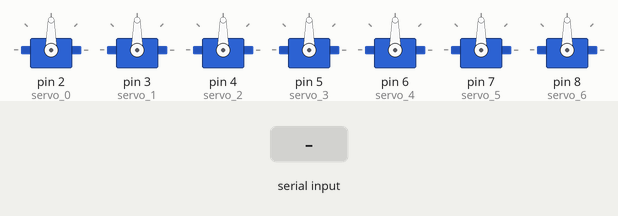
Simulated run of this sketch. Board: Arduino Uno, built with avr-gcc and run on an emulated ATmega328P. Shown: 7 × servo. The test bench sets the inputs (shaded band).

Above: at 1.2 s.
1.3 s: "Q" received over Serial
At 2.2 s:
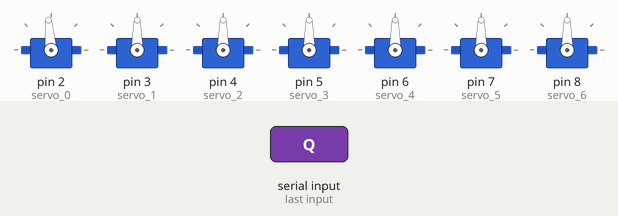
2.8 s: "Q" received over Serial
At 3.4 s:
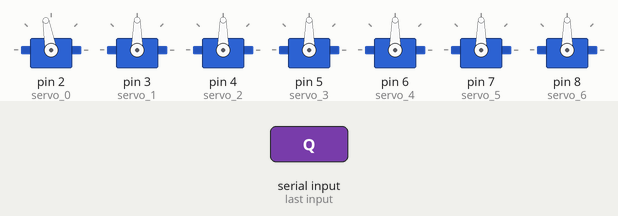
4.3 s: byte 89 ('Y') received over Serial
At 5.5 s:
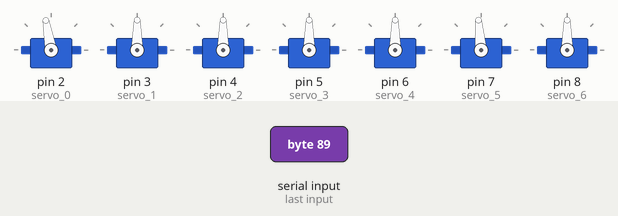
5.8 s: byte 89 ('Y') received over Serial
At 6.9 s:
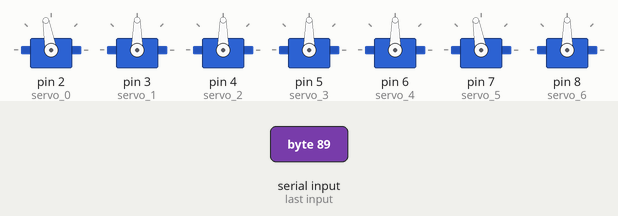
7.3 s: "A" received over Serial
At 8.0 s:
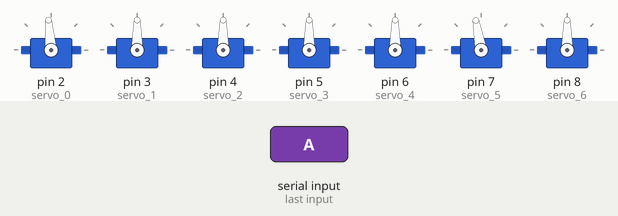
Timing chart, 0 to 9.8 s (numbered marks = the images above; inputs shaded):
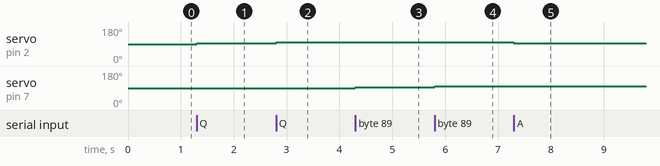

The sketch:

robotarm.ino
```cpp
#include <Servo.h>

Servo servo_0, servo_1, servo_2, servo_3, servo_4, servo_5, servo_6;
int pos[7] = {90, 90, 90, 90, 90, 90, 90};  // Başlangıç pozisyonları

void setup() {
  servo_0.attach(2);
  servo_1.attach(3);
  servo_2.attach(4);
  servo_3.attach(5);
  servo_4.attach(6);
  servo_5.attach(7);
  servo_6.attach(8);

  Serial.begin(9600);

  // Tüm servo motorları başlangıç pozisyonuna getir
  for (int i = 0; i < 7; i++) {
    moveServo(i);
  }
}

void loop() {
  if (Serial.available()) {
    char command = Serial.read();

    switch (command) {
      case 'Q': if (pos[0] < 180) pos[0] += 5; break;
      case 'A': if (pos[0] > 0) pos[0] -= 5; break;

      case 'W': if (pos[1] < 180) pos[1] += 5; break;
      case 'S': if (pos[1] > 0) pos[1] -= 5; break;

      case 'E': if (pos[2] < 180) pos[2] += 5; break;
      case 'D': if (pos[2] > 0) pos[2] -= 5; break;

      case 'R': if (pos[3] < 180) pos[3] += 5; break;
      case 'F': if (pos[3] > 0) pos[3] -= 5; break;

      case 'T': if (pos[4] < 180) pos[4] += 5; break;
      case 'G': if (pos[4] > 0) pos[4] -= 5; break;

      case 'Y': if (pos[5] < 180) pos[5] += 5; break;
      case 'H': if (pos[5] > 0) pos[5] -= 5; break;

      case 'U': if (pos[6] < 180) pos[6] += 5; break;
      case 'J': if (pos[6] > 0) pos[6] -= 5; break;
    }

    for (int i = 0; i < 7; i++) {
      moveServo(i);
    }
  }
}

void moveServo(int index) {
  switch (index) {
    case 0: servo_0.write(pos[0]); break;
    case 1: servo_1.write(pos[1]); break;
    case 2: servo_2.write(pos[2]); break;
    case 3: servo_3.write(pos[3]); break;
    case 4: servo_4.write(pos[4]); break;
    case 5: servo_5.write(pos[5]); break;
    case 6: servo_6.write(pos[6]); break;
  }
}
```

Measured:
- after the input at 1.3 s, servo on pin 2 (servo_0): 90° → 95° at once
- after the input at 2.8 s, servo on pin 2 (servo_0): 95° → 100° at once
- after the input at 4.3 s, servo on pin 7 (servo_5): 90° → 95° at once
- after the input at 5.8 s, servo on pin 7 (servo_5): 95° → 100° at once
- after the input at 7.3 s, servo on pin 2 (servo_0): 100° → 95° at once
